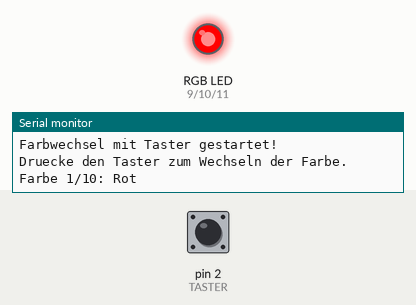
A sketch run on a simulated Arduino Uno, built with avr-gcc and run on an emulated ATmega328P. Shown: an RGB LED mixed from three pins (HIGH = lit), the last lines printed to the serial monitor. The test bench sets the inputs (shaded band); at power-on: pin 2 (TASTER) HIGH.

Above: at 1.2 s.
1.3 s: pin 2 (TASTER) pulled LOW for 0.15 s
At 1.6 s:
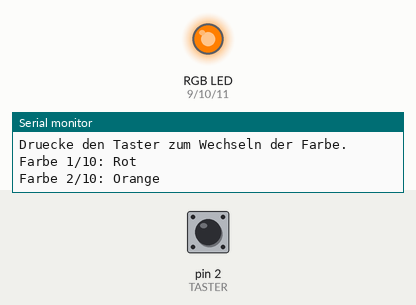
2.9 s: pin 2 (TASTER) pulled LOW for 1 s
At 4.1 s:
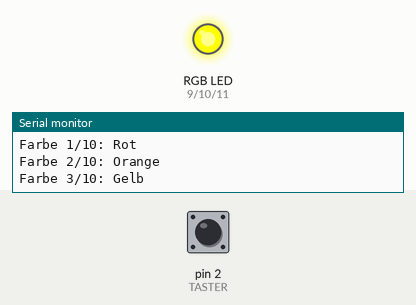
5.4 s: pin 2 (TASTER) pulled LOW for 0.15 s
At 6.1 s:
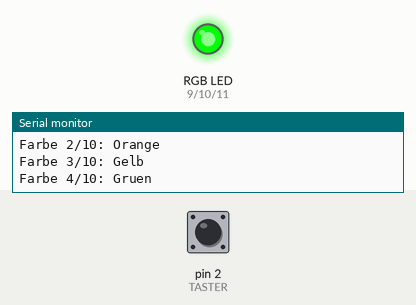
7.0 s: pin 2 (TASTER) pulled LOW for 3.2 s
At 8.3 s:
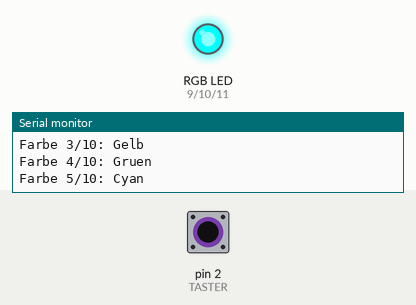
11.7 s: pin 2 (TASTER) pulled LOW for 0.15 s
At 12.1 s:
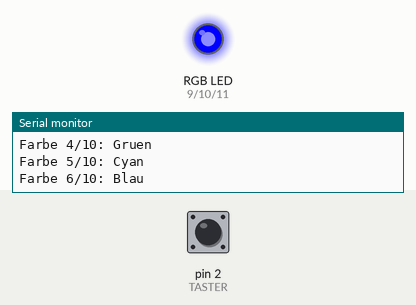
13.3 s: pin 2 (TASTER) pulled LOW for 1 s
At 14.6 s:
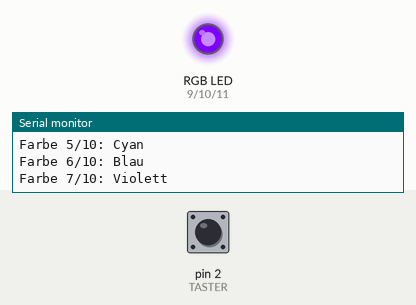
Timing chart, 0 to 16.3 s (numbered marks = the images above; inputs shaded):
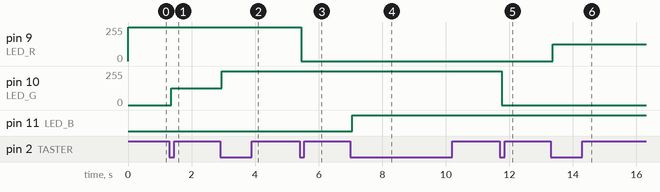

Measured:
- after the input at 1.3 s, pin 10 (LED_G): 0/255 → 127/255 after 0.05 s
- after the input at 2.9 s, pin 10 (LED_G): 127/255 → 255/255 after 0.06 s
- after the input at 5.4 s, pin 9 (LED_R): 255/255 → 0/255 after 0.06 s
- after the input at 7.0 s, pin 11 (LED_B): LOW → HIGH after 0.05 s
- after the input at 11.7 s, pin 10 (LED_G): 255/255 → 0/255 after 0.06 s
- after the input at 13.3 s, pin 9 (LED_R): 0/255 → 127/255 after 0.06 s

The sketch:

challenge3_taster.ino
```cpp
// Challenge 3: Taster zum Durchschalten von Farben
// Mit jedem Tastendruck wechselt die RGB-LED zur naechsten Farbe

const int LED_R = 9;      // Rote LED an PWM-Pin 9
const int LED_G = 10;     // Gruene LED an PWM-Pin 10
const int LED_B = 11;     // Blaue LED an PWM-Pin 11
const int TASTER = 2;     // Taster an Pin 2

// Farbdefinitionen als Arrays [R, G, B]
const int FARBEN[][3] = {
  {255, 0, 0},      // Rot
  {255, 127, 0},    // Orange
  {255, 255, 0},    // Gelb
  {0, 255, 0},      // Gruen
  {0, 255, 255},    // Cyan
  {0, 0, 255},      // Blau
  {127, 0, 255},    // Violett
  {255, 0, 255},    // Magenta
  {255, 255, 255},  // Weiss
  {0, 0, 0}         // Aus
};

// Namen der Farben fuer Serial-Ausgabe
const char* FARB_NAMEN[] = {
  "Rot", "Orange", "Gelb", "Gruen", "Cyan",
  "Blau", "Violett", "Magenta", "Weiss", "Aus"
};

const int ANZAHL_FARBEN = 10;  // Anzahl der Farben im Array

int aktuelleFarbe = 0;         // Index der aktuellen Farbe
int letzterTasterStatus = HIGH; // Letzter Zustand des Tasters (Pull-up)

void setup() {
  // RGB-LED Pins als Ausgang
  pinMode(LED_R, OUTPUT);
  pinMode(LED_G, OUTPUT);
  pinMode(LED_B, OUTPUT);

  // Taster als Eingang mit internem Pull-up Widerstand
  pinMode(TASTER, INPUT_PULLUP);

  Serial.begin(9600);
  Serial.println("Farbwechsel mit Taster gestartet!");
  Serial.println("Druecke den Taster zum Wechseln der Farbe.");

  // Startfarbe anzeigen
  zeigeFarbe();
}

void loop() {
  // Taster auslesen
  int tasterStatus = digitalRead(TASTER);

  // Pruefe ob Taster gedrueckt wurde (Flanke von HIGH zu LOW)
  if (tasterStatus == LOW && letzterTasterStatus == HIGH) {
    // Entprellen - kurz warten
    delay(50);

    // Zur naechsten Farbe wechseln
    aktuelleFarbe++;
    if (aktuelleFarbe >= ANZAHL_FARBEN) {
      aktuelleFarbe = 0;  // Zurueck zur ersten Farbe
    }

    // Neue Farbe anzeigen
    zeigeFarbe();
  }

  // Taster-Status speichern
  letzterTasterStatus = tasterStatus;

  // Kleine Verzoegerung
  delay(10);
}

// Hilfsfunktion: Aktuelle Farbe auf LED und Serial ausgeben
void zeigeFarbe() {
  // RGB-Werte setzen
  analogWrite(LED_R, FARBEN[aktuelleFarbe][0]);
  analogWrite(LED_G, FARBEN[aktuelleFarbe][1]);
  analogWrite(LED_B, FARBEN[aktuelleFarbe][2]);

  // Im Serial Monitor ausgeben
  Serial.print("Farbe ");
  Serial.print(aktuelleFarbe + 1);
  Serial.print("/");
  Serial.print(ANZAHL_FARBEN);
  Serial.print(": ");
  Serial.println(FARB_NAMEN[aktuelleFarbe]);
}
```
